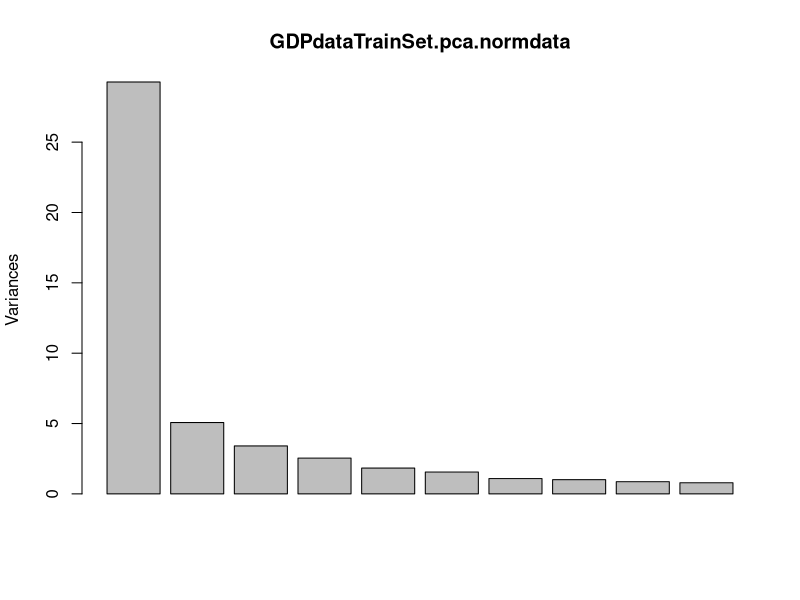

Source code (R): (Note: this script raises an error after producing the figure.)
setwd("C:/Users/Arasan/Documents/Arasan/School/Ryerson/CKME 136- Capstone/Final Results and Code")
getwd()
rm(list = ls())
#library(factoextra)
GDPdata <- read.csv(file="GDP_Data_ProcessedNN.csv", header=TRUE, sep=",")
GDPdataCountry<-GDPdata
GDPdata <- na.omit(GDPdata)
#--------
#is.na(GDPdata)
#check=sum(is.na(GDPdata))
#str(GDPdata)
#class(GDPdata_x$GDPinUSDInMillions)
#--------
#Data normalization
normalize <- function(x) {
  return ((x - min(x)) / (max(x) - min(x)))
}
GDPdata_norm <-normalize(GDPdata[,3:57])
#------------
GDPdata_lm <-GDPdata_norm# Data for regression analysis
GDPdata_x <-GDPdata_norm #Data for PCA analysis
if (FALSE){
GDPdata_x <-GDPdata_norm[,2:55]# Data for PCA analysis, removing the dependent variable GDPUSDInMillions
GDPdata_y <-GDPdata_norm[,1]
}
#GDPdata_x <-GDPdata[,3:57]# Data for PCA analysis
#-------------

# Splitting the GDPdata dataset (GDPdata_x) into training and test set.
train_index <- sample(1:nrow(GDPdata_x), 0.7 * nrow(GDPdata_x))
GDPdata.train.set <-GDPdata_x[train_index,-1]
GDPdata.test.set  <- GDPdata_x[-train_index,-1]
GDPdata_y_train.set<-GDPdata_x[train_index,1]# removing the dependent variable GDPUSDInMillions
GDPdata_y_test.set  <- GDPdata_x[-train_index,1]# removing the dependent variable GDPUSDInMillions
GDPdataCountrytrainset=GDPdataCountry[train_index,]

#Apply normalization (scaling and centering) to the data.
#Calculate PCA with normalized data. 
GDPdataTrainSet.pca.normdata <- prcomp(GDPdata.train.set, scale = TRUE, center= TRUE)
GDPdataTrainSet.pca.normdata
#All the varaiables in PCA 1 are negative. hence all contribute to GDP
#In PCA 2 DomesticBeer, ImportedBeer, Milk1Liter, LoafofBread, Water2Litre, BottleofWine, Domestic1LitreBeer, Imported1LitreBeer, abd Cigarettes20Pack have positve values
#Whereas MealInexpensive,	MealFor2,	McMealMcDonalds, CokeOrPepsi,	Water1Litre, Eggs,	LocalCheese, OnewayTicket, and ChickenBreasts have negative values
#Negative values are important than positive values
#That is GDF is significantly influenced by if only buy negative valued variables
#In the case of 3rd PCA MealFor2,	McMealMcDonalds,	DomesticBeer,	ImportedBeer, milk1Litre, Eggs,	LocalCheese, BottleofWine, and Domestic1LitreBeer have negative values	
#whereas MealInexpensive, CokeOrPepsi,	Water1Litre, Water2Litre, Cigarettes20Pack	OnewayTicket and	ChickenBreasts have positive values
#MealInexpensive, CokeOrPepsi,	Water1Litre, etc positively influence GDP









 
GDPdataTrainSet.pca.normdata$rotation      # eigen vector / rotation matrix / tranformation matrix
head(GDPdataTrainSet.pca.normdata$x)       # Transformed data
plot(GDPdataTrainSet.pca.normdata)
#-----------
var <- get_pca_var(GDPdataTrainSet.pca.normdata)
head(var$contrib, 4)
#-----------

#pca 1 have the most variance
#To confirm it do summary (pca)
summary(GDPdataTrainSet.pca.normdata)

# We obtained 55 principle component 
#The first 19 components account for >95% of total variance in the data

# Biplot the first two PCs. 
#dim(GDPdataTrainSet.pca.normdata$x)
boxplot(GDPdataTrainSet.pca.normdata$x, main='Norm Data Transformation')

#Visualize first two components of your PCA. 

biplot(GDPdataTrainSet.pca.normdata, choices = 1:2, main='Norm Data')

#correlations of the PCs

cor(GDPdataTrainSet.pca.normdata$x)

#-----------------
screeplot(GDPdataTrainSet.pca.normdata, type = "l", npcs = 19, main = "Screeplot of the first 19 PCs")
abline(h = 1, col="red", lty=5)
legend("topright", legend=c("Eigenvalue = 1"),
       col=c("red"), lty=5, cex=0.6)



cumpro <- cumsum(GDPdataTrainSet.pca.normdata$sdev^2 / sum(GDPdataTrainSet.pca.normdata$sdev^2))
plot(cumpro[0:15], xlab = "PC #", ylab = "Amount of explained variance", main = "Cumulative variance plot")
abline(v = 11, col="blue", lty=5)
abline(h = 0.9, col="blue", lty=5)
legend("topleft", legend=c("Cut-off @ PC11"),
       col=c("blue"), lty=5, cex=0.6)
#Note: The first 11 components has an Eigenvalue >1 and explains almost 90% of variance 
#We can effectively reduce dimensionality from 160 to 11 if we consider 90 % variance
#-----------------



#-----------------
#Predict using PCA

PredictingData<- predict(GDPdataTrainSet.pca.normdata, newdata = GDPdata.test.set )
#select the first 19 pca components i.e., 95 % variance
# we tend to look at the first few principal components in order to find interesting patterns in the data.
#PredictingData<-PredictingData[,1:19]
#-----------------

#-----------------

fviz_pca_ind(GDPdataTrainSet.pca.normdata,
             col.ind = "cos2", # Color by the quality of representation
             gradient.cols = c("#00AFBB", "#E7B800", "#FC4E07"),
             repel = TRUE     # Avoid text overlapping
)

# Color individuals by groups
#Plots: quality and countries
fviz_pca_ind(GDPdataTrainSet.pca.normdata, label="none")
fviz_pca_ind(GDPdataTrainSet.pca.normdata, label="none", habillage=GDPdataCountrytrainset$Country)

#---------------


#--------------------
#Variable correlation plots
# Plot of train data
p <- fviz_pca_ind(GDPdataTrainSet.pca.normdata, repel = TRUE)
# Add predicted data
fviz_add(p, PredictingData, color ="blue")
#Posively and negatively (opposite to positive) correlated variables are grouped together
#The distance between variables and the origin measures the quality of the variables on the factor map
#Quality of representation
#The quality of representation of the variables on factor map is called cos2 (square cosine, squared coordinates)
# Total cos2 of variables on Dim.1 and Dim.2
fviz_cos2(GDPdataTrainSet.pca.normdata, choice = "var", axes = 1:2)
#A high cos2 shows a good representation of the variable on the principal component.
#The closer a variable is to the circle of correlations, the better its representation on the factor map
#more important to interpret these components
#A low cos2 indicates that the variable is not perfectly represented by the PCs.
#In this case the variable is close to the center of the circle which are less important for the first components
#-----------------
#The top variables contributing to the principal components:
# Contributions of variables to PC1
fviz_contrib(GDPdataTrainSet.pca.normdata, choice = "var", axes = 1, top = 35)
#Note:The red dashed line on the graph indicates the expected average contribution. 
#For a given component, the variables whose values greater than threshold (red line) are important contributers
# Contributions of variables to PC2
fviz_contrib(GDPdataTrainSet.pca.normdata, choice = "var", axes = 2, top = 15)
#By comparing PC1 and PC2
#We can say that CokeorPepsi, ImportedBeer, Water1Litre, LeatherShoes, TaxiStartingFare, Taxi1HRWaiting, Oranges1KG and Apple1KG, contribute the most to the dimensions 1 and 2.
#The total contribution to PC1 and PC2
fviz_contrib(GDPdataTrainSet.pca.normdata, choice = "var", axes = 1:2, top = 10)
#The most important (or, contributing) variables are highlighted on the following correlation plot
fviz_pca_var(GDPdataTrainSet.pca.normdata, col.var = "contrib",
             gradient.cols = c("#00AFBB", "#E7B800", "#FC4E07")
)
#----------------


#-----------------
#Investigated how the variables are related to one another
plot('GDPdata(,1:5)')
#-----------------
#Regression analysis
#Regression helps show the relationship between  a response variable with respect to predictor varaiables
#Building a model for estimating GDP of a country based on the monetary values of all the goods available in that country
GDPresults = lm (GDPUSDInMillions ~ . , data = GDPdata_lm ) 
summary(GDPresults)
#Analysis of F-statistics(p-value: < 2.2e-16) shows that atleast one of the predictor variables is significantly related to the outcome variable
#Analysis the coefficients to find the predictor variables is significantly related to the outcome variable. 
summary(GDPresults)$coefficient
#Analysis of t-values show that local cheese, domestic1litrebeer imported1literbeer, onewayticket, chickenbreasts, monthlypass, prepaidmobilephone, 
#avgmonthlynetsalary, lettuce1head, and whiterice are significantly associated to changes in GDP

#----------------

#----------------
#Regression analysis using PCA
#PCA is due to various explanatory variables 
#Standard linear models potentially more powerful when using PCA
#combining both the explanatory variables - PCs, and explained variable - y
pcs <- as.data.frame(GDPdataTrainSet.pca.normdata$x)
pcs.data <- cbind(GDPdata_y_train.set, pcs)
pcsmodel <- lm(GDPdata_y_train.set ~ ., data = pcs.data)
summary(pcsmodel)
#only the first principal components turned out to be significant
#----------------

#----------------
#Next analysis using only first principle component
#Pca 1 is used as it has the most variance
#Obtained pca 1 for your analyses with the following
#Built into a linear regression model using pca1
#pca1=GDPdataTrainSet.pca.normdata$x[,1]
pca1=as.data.frame(GDPdataTrainSet.pca.normdata$x[,1])
pca1.data <- cbind(GDPdata_y_train.set, pca1)
pca1model <- lm(GDPdata_y_train.set ~ ., data = pca1.data)
summary(pca1model)
#---------------

#---------------
#Model accuracy assessment
#In multiple linear regression
#The R2 represents the correlation coefficient between the observed values 
#of the outcome variable (y) and the fitted (i.e., predicted) values of y.
#An R2 value close to 1 indicates that the model explains a large portion of the variance in the outcome variable.
#But R2 will always increase when more variables are added to the model
#A solution is to adjust the R2 by taking into account the number of predictor variables.
#By comparing multiple regression analysis using actual GDP data, all the principle components and first priciple component 
# it shows that analysis using all the PCAs shows maximum R2 value (0.9241) than using only first PCA (0.265 ) and predictor variables (GDP data) (0.9004) 
#The study shows the first  9 PCAs are enough for the analysis
#Regression analysis using PCA will give a better result 
#However PCR is not a feature selection method because each of the calculated principal components 
#is a linear combination of the original variables. 

#---------------